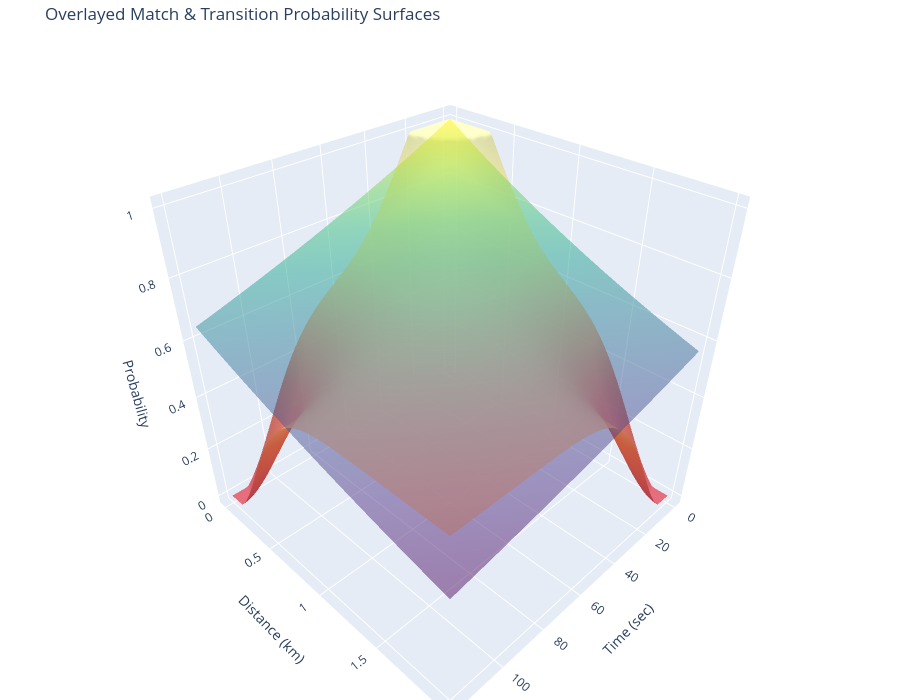

The code cell stored with this chart in its notebook:
### Code cell
plot_combined_probability_surfaces()

### Figure 1 — Plotly figure (JSON) as saved in the notebook; plotly's stock layout.template omitted (floating-point values rounded to 4 significant figures; data arrays with more than 128 entries replaced by an {"elided": "..."} marker saying what was removed)
{"data": [{"colorscale": [[0, "#d53e4f"], [0.3333, "#f46d43"], [0.6667, "#fee08b"], [1, "#feffb2"]], "name": "Match Probability", "opacity": 0.8, "showscale": false, "type": "surface", "x": {"elided": "100x100 float values"}, "y": {"elided": "100x100 float values"}, "z": {"elided": "100x100 float values"}}, {"colorscale": [[0, "#440154"], [0.1111, "#482878"], [0.2222, "#3e4989"], [0.3333, "#31688e"], [0.4444, "#26828e"], [0.5556, "#1f9e89"], [0.6667, "#35b779"], [0.7778, "#6ece58"], [0.8889, "#b5de2b"], [1, "#fde725"]], "name": "Transition Probability", "opacity": 0.5, "showscale": false, "type": "surface", "x": {"elided": "100x100 float values"}, "y": {"elided": "100x100 float values"}, "z": {"elided": "100x100 float values"}}], "layout": {"height": 700, "margin": {"b": 0, "l": 0, "r": 0, "t": 40}, "scene": {"xaxis": {"title": {"text": "Time (sec)"}}, "yaxis": {"title": {"text": "Distance (km)"}}, "zaxis": {"title": {"text": "Probability"}}}, "title": {"text": "Overlayed Match & Transition Probability Surfaces"}, "width": 900}}
